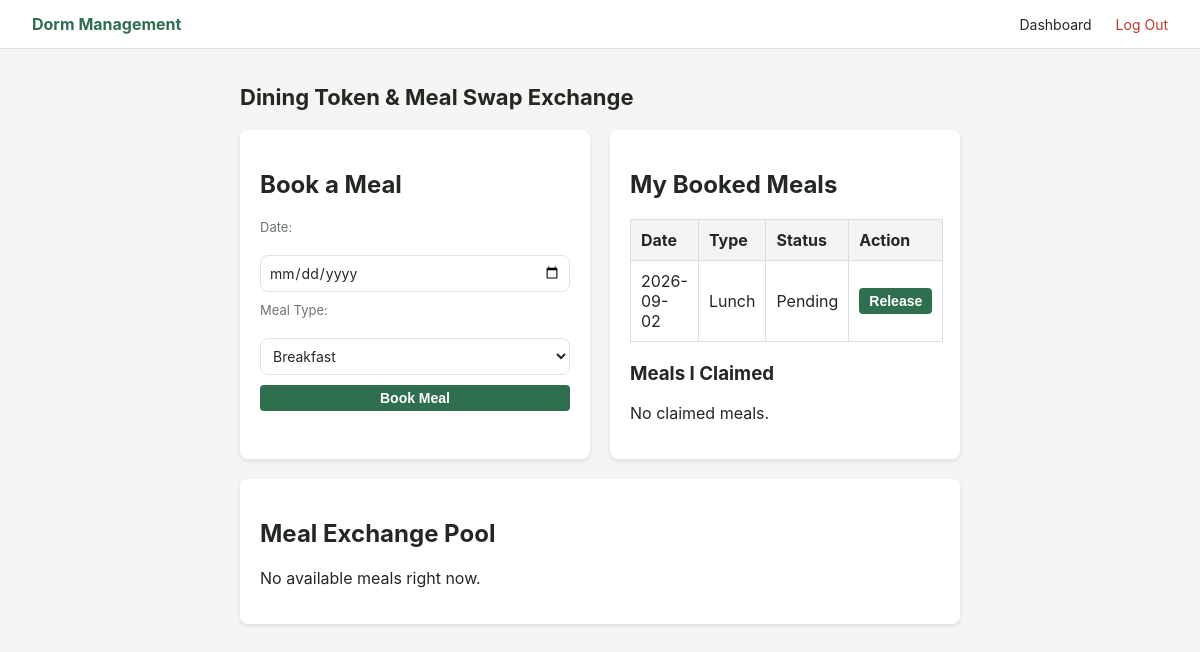
The page /meals.php (signed in) on the database as committed earlier.
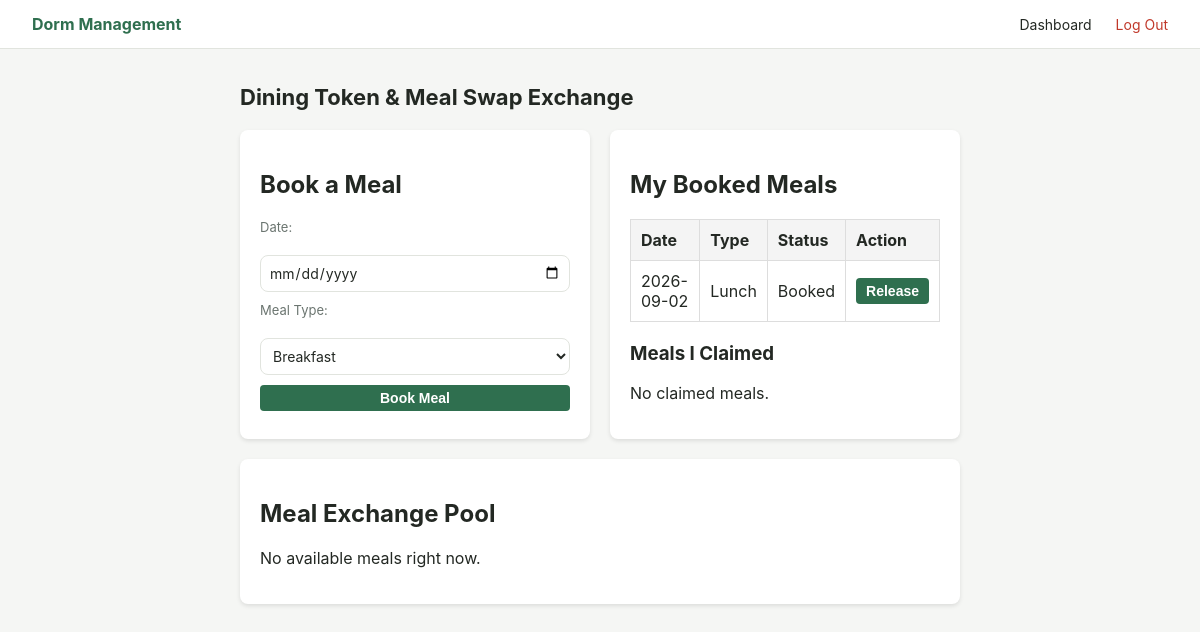
The same page on the database as committed later.
### tables this page shows
CREATE TABLE IF NOT EXISTS meal (
    token_no INT AUTO_INCREMENT PRIMARY KEY,
    meal_type VARCHAR(50),  
    student_id INT NOT NULL,  
    meal_serve_date DATE NOT NULL,
    is_released BOOLEAN DEFAULT FALSE,
    released_by INT NULL,  
    released_status VARCHAR(20) DEFAULT 'Booked',  
    claim_status BOOLEAN DEFAULT FALSE,
    claimed_by INT NULL,  
    FOREIGN KEY (student_id) REFERENCES Student(Student_ID) ON DELETE CASCADE,
    FOREIGN KEY (released_by) REFERENCES Student(Student_ID) ON DELETE SET NULL,
    FOREIGN KEY (claimed_by) REFERENCES Student(Student_ID) ON DELETE SET NULL
);

### meals.php (the view, shortened to what this page needs)
<?php
require 'config/db.php';
$student_id = $_SESSION['student_id'];
$my_meals_stmt = $pdo->prepare("SELECT * FROM meal WHERE student_id = ? AND claim_status = FALSE ORDER BY meal_serve_date ASC, token_no ASC");
$my_meals_stmt->execute([$student_id]);
$my_meals = $my_meals_stmt->fetchAll();
$available_meals_stmt = $pdo->prepare("SELECT meal_serve_date, meal_type, COUNT(*) as available_count FROM meal WHERE is_released = TRUE AND claim_status = FALSE AND student_id != ? GROUP BY meal_serve_date, meal_type ORDER BY meal_serve_date ASC");
$available_meals_stmt->execute([$student_id]);
$available_meals = $available_meals_stmt->fetchAll();
$my_claims_stmt = $pdo->prepare("SELECT * FROM meal WHERE claimed_by = ? ORDER BY meal_serve_date ASC");
$my_claims_stmt->execute([$student_id]);
$my_claims = $my_claims_stmt->fetchAll();
?>
<!DOCTYPE html>
<html lang="en">
<head>
    <link rel="stylesheet" href="assets/css/style.css">
</head>
<body>
    <?php include 'includes/navbar.php'; ?>
    <div class="page" style="padding: 20px;">
        <h1>Dining Token & Meal Swap Exchange</h1>
        <div class="container">
            <div class="card">
                <h2>Book a Meal</h2>
                <form action="book_meal.php" method="POST" style="margin-top: 10px;">
                    <div style="margin-bottom: 10px;">
                        <label>Date:</label>
                        <input type="date" name="meal_serve_date" required style="width: 100%; padding: 8px;">
                    </div>
                    <div style="margin-bottom: 10px;">
                        <label>Meal Type:</label>
                        <select name="meal_type" required style="width: 100%; padding: 8px;">
                            <option value="Breakfast">Breakfast</option>
                        </select>
                    </div>
                    <button type="submit" class="btn">Book Meal</button>
                </form>
            </div>
            <div class="card">
                <h2>My Booked Meals</h2>
                <?php if (count($my_meals) > 0): ?>
                    <table>
                        <tr>
                            <th>Date</th>
                            <th>Type</th>
                            <th>Status</th>
                            <th>Action</th>
                        </tr>
                        <?php foreach ($my_meals as $meal): ?>
                            <tr>
                                <td><?= htmlspecialchars($meal['meal_serve_date']) ?></td>
                                <td><?= htmlspecialchars($meal['meal_type']) ?></td>
                                <td><?= htmlspecialchars($meal['released_status']) ?></td>
                                <td>
                                    <?php if (!$meal['is_released']): ?>
                                        <form action="release_meal.php" method="POST" style="display:inline;">
                                            <button type="submit" class="btn btn-release">Release</button>
                                        </form>
                                    <?php else: ?>
                                        <em>N/A</em>
                                    <?php endif; ?>
                                </td>
                            </tr>
                        <?php endforeach; ?>
                    </table>
                <?php else: ?>
                    <p>No booked meals.</p>
                <?php endif; ?>
                <h3 style="margin-top:20px;">Meals I Claimed</h3>
                <?php if (count($my_claims) > 0): ?>
                    <table>
                        <tr>
                            <th>Date</th>
                            <th>Type</th>
                        </tr>
                        <?php foreach ($my_claims as $claim): ?>
                            <tr>
                                <td><?= htmlspecialchars($claim['meal_serve_date']) ?></td>
                                <td><?= htmlspecialchars($claim['meal_type']) ?></td>
                            </tr>
                        <?php endforeach; ?>
                    </table>
                <?php else: ?>
                    <p>No claimed meals.</p>
                <?php endif; ?>
            </div>
            <div class="card">
                <h2>Meal Exchange Pool</h2>
                <?php if (count($available_meals) > 0): ?>
                    <table>
                        <tr>
                            <th>Date</th>
                            <th>Type</th>
                            <th>Available</th>
                            <th>Action</th>
                        </tr>
                        <?php foreach ($available_meals as $avail): ?>
                            <tr>
                                <td><?= htmlspecialchars($avail['meal_serve_date']) ?></td>
                                <td><?= htmlspecialchars($avail['meal_type']) ?></td>
                                <td><?= htmlspecialchars($avail['available_count']) ?></td>
                                <td>
                                    <form action="claim_meal.php" method="POST" style="display:inline;">
                                        <input type="hidden" name="meal_serve_date" value="<?= $avail['meal_serve_date'] ?>">
                                        <input type="hidden" name="meal_type" value="<?= $avail['meal_type'] ?>">
                                        <button type="submit" class="btn btn-claim">Claim</button>
                                    </form>
                                </td>
                            </tr>
                        <?php endforeach; ?>
                    </table>
                <?php else: ?>
                    <p>No available meals right now.</p>
                <?php endif; ?>
            </div>
        </div>
    </div>
</body>
</html>

### includes/navbar.php (shortened to what this page needs)
<nav class="navbar">
    <a class="brand" href="dashboard.php">
        Dorm Management
    </a>
    <div class="nav-links">
        <a href="dashboard.php">
            Dashboard
        </a>
        <a href="logout.php" class="nav-logout">
            Log Out
        </a>
    </div>
</nav>

### assets/css/style.css (style rules this page uses)
:root { --primary: #2f6f4f; --primary-dark: #234f38; --bg: #f5f6f4; --card-bg: #ffffff; --text: #232823; --muted: #6b7570; --border: #e1e4de; --high: #c0392b; --medium: #d68910; --low: #2f6f4f; --radius: 10px; }
* { box-sizing: border-box; }
body { margin: 0; font-family: -apple-system, BlinkMacSystemFont, "Segoe UI", Roboto, sans-serif; background: var(--bg); color: var(--text); }
label { display: block; font-size: 13px; color: var(--muted); margin-bottom: 14px; }
input, select, textarea { width: 100%; padding: 10px 12px; margin-top: 6px; border: 1px solid var(--border); border-radius: 8px; font-size: 14px; font-family: inherit; background: #fff; color: var(--text); }
button, .btn { display: inline-block; border: none; border-radius: 8px; padding: 11px 20px; font-size: 14px; font-weight: 600; cursor: pointer; text-decoration: none; text-align: center; }
.btn-primary, button[type="submit"] { background: var(--primary); color: #fff; width: 100%; }
.navbar { display: flex; justify-content: space-between; align-items: center; padding: 14px 32px; background: #fff; border-bottom: 1px solid var(--border); }
.brand { font-weight: 700; color: var(--primary); text-decoration: none; font-size: 16px; }
.nav-links a { margin-left: 20px; color: var(--text); text-decoration: none; font-size: 14px; }
.nav-logout { color: var(--high) !important; }
.page { max-width: 760px; margin: 0 auto; padding: 32px 20px 60px; }
.page h1 { font-size: 22px; margin-bottom: 20px; }

### meals.php (style rules this page uses)
.container { display: flex; flex-wrap: wrap; gap: 20px; margin-top: 20px; }
.card { background: #fff; padding: 20px; border-radius: 8px; box-shadow: 0 2px 4px rgba(0,0,0,0.1); flex: 1; min-width: 300px; }
table { width: 100%; border-collapse: collapse; margin-top: 10px; }
th, td { padding: 10px; border: 1px solid #ddd; text-align: left; }
th { background: #f4f4f4; }
.btn { padding: 5px 10px; border: none; background: #007bff; color: white; cursor: pointer; border-radius: 4px; text-decoration: none; display: inline-block; }
.btn-release { background: #ffc107; color: #000; }

Rows that differ between the two databases and show on the page:
changed meal "Lunch": released_status "Pending" → "Booked"
